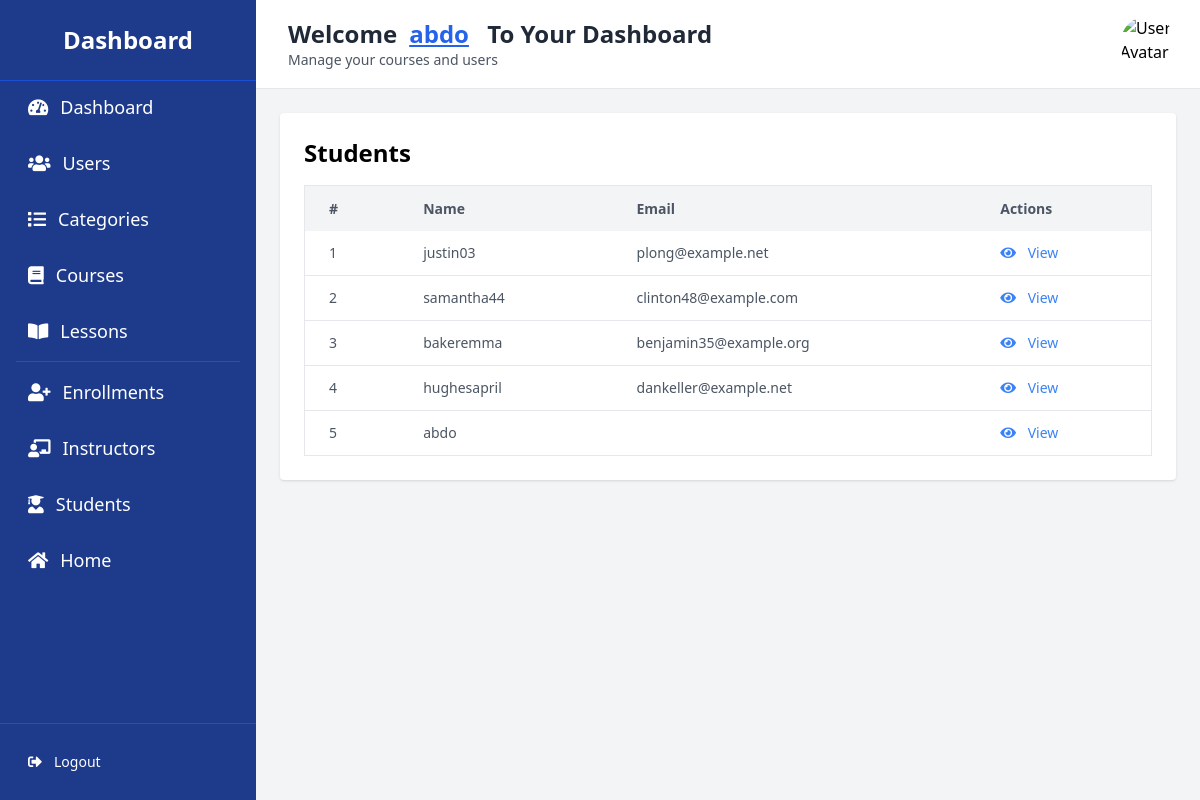
The app's page /dashboard/students/ (signed in) with its own data.
### users/models.py (models this page shows, shortened)
class CustomUser(AbstractUser):
    phone = models.CharField(max_length=15, blank=True, null=True)
    address = models.CharField(max_length=255, blank=True, null=True)
    age = models.PositiveIntegerField(null=True, blank=True)
    is_student = models.BooleanField(default=True)
    is_instructor = models.BooleanField(default=False)
    is_active = models.BooleanField(default=True)

### dashboard/views.py (the view)
# urls.py: path('students/', StudentListView.as_view(), name='student_list'),
class StudentListView(LoginRequiredMixin, ListView):
    model = CustomUser
    form_class = UserForm
    template_name = 'dashboard/student_list.html'
    context_object_name = 'students'
    queryset = CustomUser.objects.filter(is_student=True)

### templates/dashboard/student_list.html (shortened to what this page needs)
{% extends "base_dashboard.html" %}
{% block content %}
    <div class="bg-white p-6 rounded shadow">
        <h1 class="text-2xl font-semibold mb-4">Students</h1>
        <table class="min-w-full bg-white border border-gray-200 rounded-md">
            <thead>
                <tr class="bg-gray-100 text-gray-600 text-sm leading-normal">
                    <th class="py-3 px-6 text-left">#</th>
                    <th class="py-3 px-6 text-left">Name</th>
                    <th class="py-3 px-6 text-left">Email</th>
                    <th class="py-3 px-6 text-left">Actions</th>
                </tr>
            </thead>
            <tbody class="text-gray-600 text-sm font-light">
                {% for student in students %}
                    <tr class="border-b border-gray-200 hover:bg-gray-100">
                        <td class="py-3 px-6">{{ forloop.counter }}</td>
                        <td class="py-3 px-6">{{ student.username }}</td>
                        <td class="py-3 px-6">{{ student.email }}</td>
                        <td class="py-3 px-6">
                            <a href="{% url 'dashboard:user_detail' student.id %}"
                               class="text-blue-500 hover:text-blue-700">
                                <i class="fas fa-eye mr-2"></i> View
                            </a>
                        </td>
                    </tr>
                {% empty %}
                    <tr>
                        <td colspan="4" class="text-center py-4">No students found.</td>
                    </tr>
                {% endfor %}
            </tbody>
        </table>
    </div>
{% endblock %}

### templates/base_dashboard.html (shortened to what this page needs)
<!DOCTYPE html>
<html lang="en">
    {% load static %}
    <head>
        <link href="{% static 'css/tailwind.css' %}" rel="stylesheet">
        <link href="https://cdnjs.cloudflare.com/ajax/libs/font-awesome/5.15.4/css/all.min.css"
              rel="stylesheet">
    </head>
    <body class="bg-gray-100 font-sans leading-normal tracking-normal">
        <div class="flex h-screen">
            <div id="sidebar"
                 class="w-64 bg-blue-900 text-white flex flex-col fixed inset-y-0 left-0 transform -translate-x-full md:translate-x-0 transition-transform duration-300 z-50"
                 role="navigation"
                 aria-label="Sidebar">
                <h2 class="text-2xl font-bold text-center py-6 border-b border-blue-700">Dashboard</h2>
                <ul class="flex-1 px-4 space-y-1 overflow-y-auto">
                    <li>
                        <a href="{% url 'dashboard:dashboard_home' %}"
                           class="flex items-center text-lg p-3 rounded-md hover:bg-blue-700 transition">
                            <i class="fas fa-tachometer-alt mr-3"></i> Dashboard
                        </a>
                    </li>
                    <li>
                        <a href="{% url 'dashboard:users_list' %}"
                           class="flex items-center text-lg p-3 rounded-md hover:bg-blue-700 transition">
                            <i class="fas fa-users mr-3"></i> Users
                        </a>
                    </li>
                    <li>
                        <a href="{% url 'dashboard:category_list' %}"
                           class="flex items-center text-lg p-3 rounded-md hover:bg-blue-700 transition">
                            <i class="fas fa-list mr-3"></i> Categories
                        </a>
                    </li>
                    <li>
                        <a href="{% url 'dashboard:course_list' %}"
                           class="flex items-center text-lg p-3 rounded-md hover:bg-blue-700 transition">
                            <i class="fas fa-book mr-3"></i> Courses
                        </a>
                    </li>
                    <li>
                        <a href="{% url 'dashboard:lesson_list' %}"
                           class="flex items-center text-lg p-3 rounded-md hover:bg-blue-700 transition">
                            <i class="fas fa-book-open mr-3"></i> Lessons
                        </a>
                    </li>
                    <li class="border-t border-blue-700"></li>
                    <li>
                        <a href="{% url 'dashboard:enrollment_list' %}"
                           class="flex items-center text-lg p-3 rounded-md hover:bg-blue-700 transition">
                            <i class="fas fa-user-plus mr-3"></i> Enrollments
                        </a>
                    </li>
                    <li>
                        <a href="{% url 'dashboard:instructor_list' %}"
                           class="flex items-center text-lg p-3 rounded-md hover:bg-blue-700 transition">
                            <i class="fas fa-chalkboard-teacher mr-3"></i> Instructors
                        </a>
                    </li>
                    <li>
                        <a href="{% url 'dashboard:student_list' %}"
                           class="flex items-center text-lg p-3 rounded-md hover:bg-blue-700 transition">
                            <i class="fas fa-user-graduate mr-3"></i> Students
                        </a>
                    </li>
                    <li>
                        <a href="{% url 'index' %}"
                           class="flex items-center text-lg p-3 rounded-md hover:bg-blue-700 transition">
                            <i class="fas fa-home mr-3"></i> Home
                        </a>
                    </li>
                </ul>
                <div class="border-t border-blue-700"></div>
                <div class="p-4">
                    <a href="{% url 'logout' %}"
                       class="flex items-center text-sm p-3 rounded-md hover:bg-blue-700 transition">
                        <i class="fas fa-sign-out-alt mr-3"></i> Logout
                    </a>
                </div>
            </div>
            <div class="flex-1 flex flex-col overflow-hidden md:ml-64">
                <header class="bg-white shadow p-4 flex justify-between items-center border-b border-gray-200">
                    <div class="flex items-center space-x-4">
                        <div>
                            <h1 class="text-2xl font-semibold text-gray-800">
                                Welcome<span class="ml-3 text-blue-600 capitalize underline">{{ user.username }}</span>
                                <span class="ml-3 text-gray-800 hidden md:inline-block">To Your Dashboard</span>
                            </h1>
                            <p class="text-sm text-gray-600">Manage your courses and users</p>
                        </div>
                    </div>
                    <div class="flex items-center">
                        <img src="{{ user.profile.profile_picture }}"
                             alt="User Avatar"
                             class="rounded-full w-14 h-14 mx-2">
                    </div>
                </header>
                <main class="flex-1 bg-gray-100 p-6 overflow-y-auto">
                    {% block content %}{% endblock %}
                </main>
            </div>
        </div>
    </body>
</html>

### records on screen
CustomUser: username "Abdo", username "abdo"
CustomUser: username "justin03", email "plong@example.net"
CustomUser: username "samantha44", email "clinton48@example.com"
CustomUser: username "bakeremma", email "benjamin35@example.org"
CustomUser: username "hughesapril", email "dankeller@example.net"
